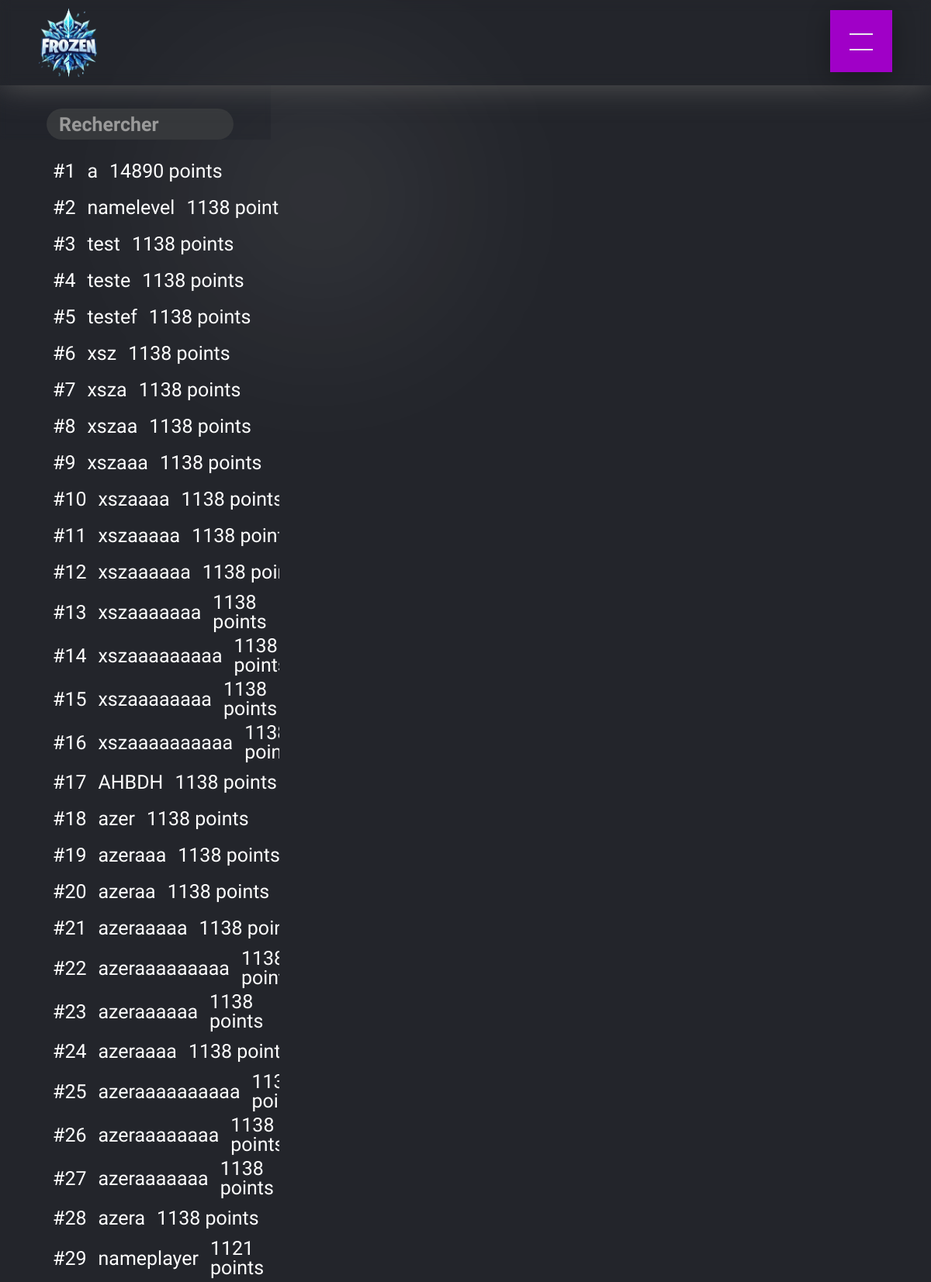
Page /classement on the earlier database version.
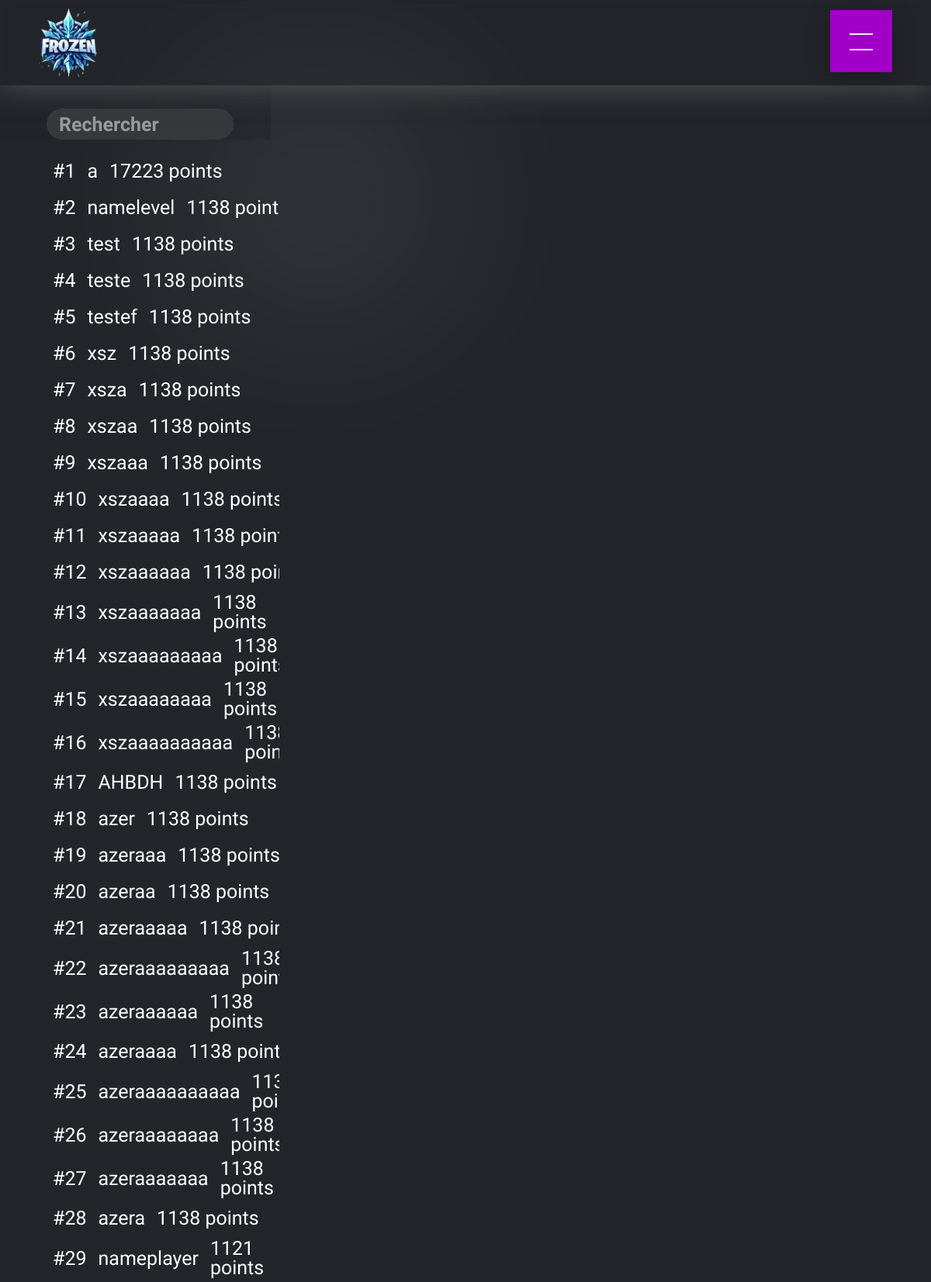
Same page on the later database version.
### tables this page shows
CREATE TABLE Joueur (
        id INTEGER PRIMARY KEY AUTOINCREMENT,
        nom TEXT NOT NULL UNIQUE,
        points INTEGER DEFAULT 0
    );

### app.py (the view)
@app.route('/classement')
def classement():
    active_page = 'classement'
    connection = sqlite3.connect('DataBase.db')
    cursor = connection.cursor()
    cursor.execute('SELECT id, nom, points FROM Joueur ORDER BY points DESC')
    joueurs = cursor.fetchall()
    connection.close()
    return render_template('classement.html', active_page=active_page, joueurs=joueurs)

### templates/classement.html (shortened to what this page needs)
{% extends 'layout.html' %}
{% block styles %}
    <link href="../static/classement/classement.css" rel="stylesheet">
{% endblock %}
{% block content %}
<div class="page-content">
    <div class="wrapper">
        <div class="home-left">
            <div class="searchinput-container">
                <div class="inputbackground">
                    <input class="searchInput" type="text" id="searchInput" onkeyup="filterLevels()" placeholder="Rechercher" autocomplete="off">
                </div>
            </div>
            <div class="home-left-container">
                <ul id="levelsList">
                    {% for joueur in joueurs %}
                        <div class="classement_nom_du_joueur">
                            <p class="classement_nom_du_joueur_position">#{{ loop.index }}</p>
                            <a class="home-right-container-wrapper {% if joueur[1] == selected_joueur %}selected{% endif %}" href="{{ url_for('joueur', nom=joueur[1]) }}">
                                <span class="classement_nom_du_joueur_nom">{{ joueur[1] }}</span>
                            </a>
                            <p class="home-right-container-paragraph">{{ joueur[2] }} points</p>
                        </div>
                    {% endfor %}
                </ul>
            </div>
        </div>
        <div class="home-right">
        </div>
    </div>
</div>
{% endblock %}

Differences in the rows shown:
changed Joueur (number 1 of 29 on the later page): points "14890" → "17223"
